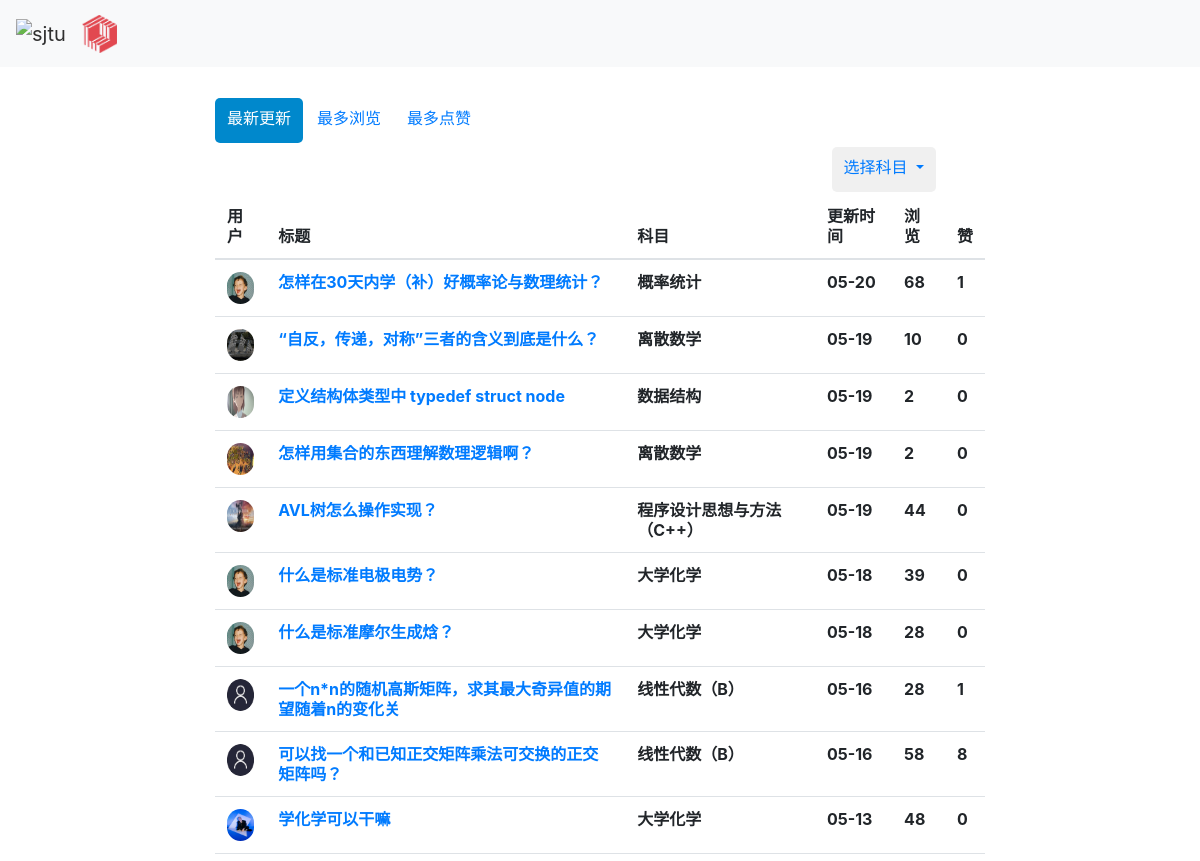
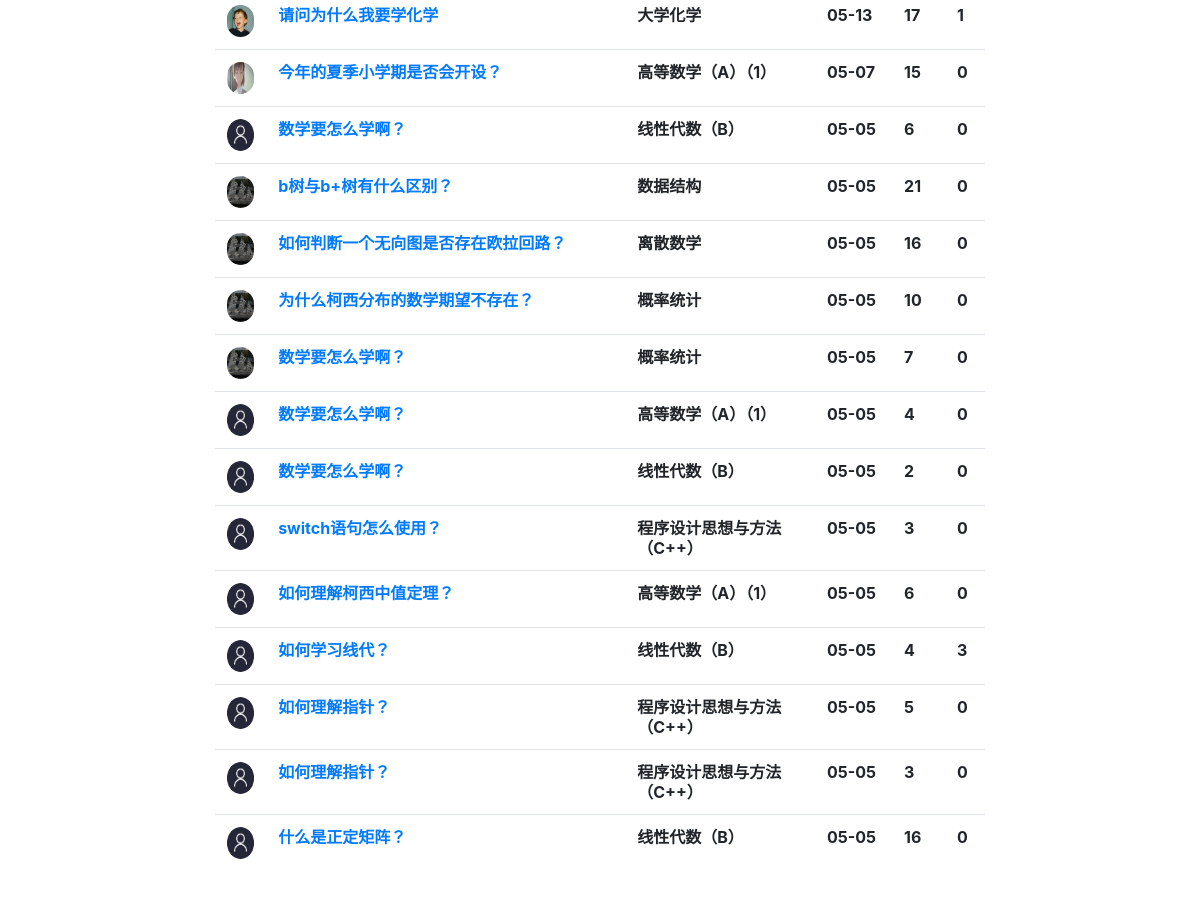
The app's page /qas_system/all_question/, older data (2 pictures, top to bottom).
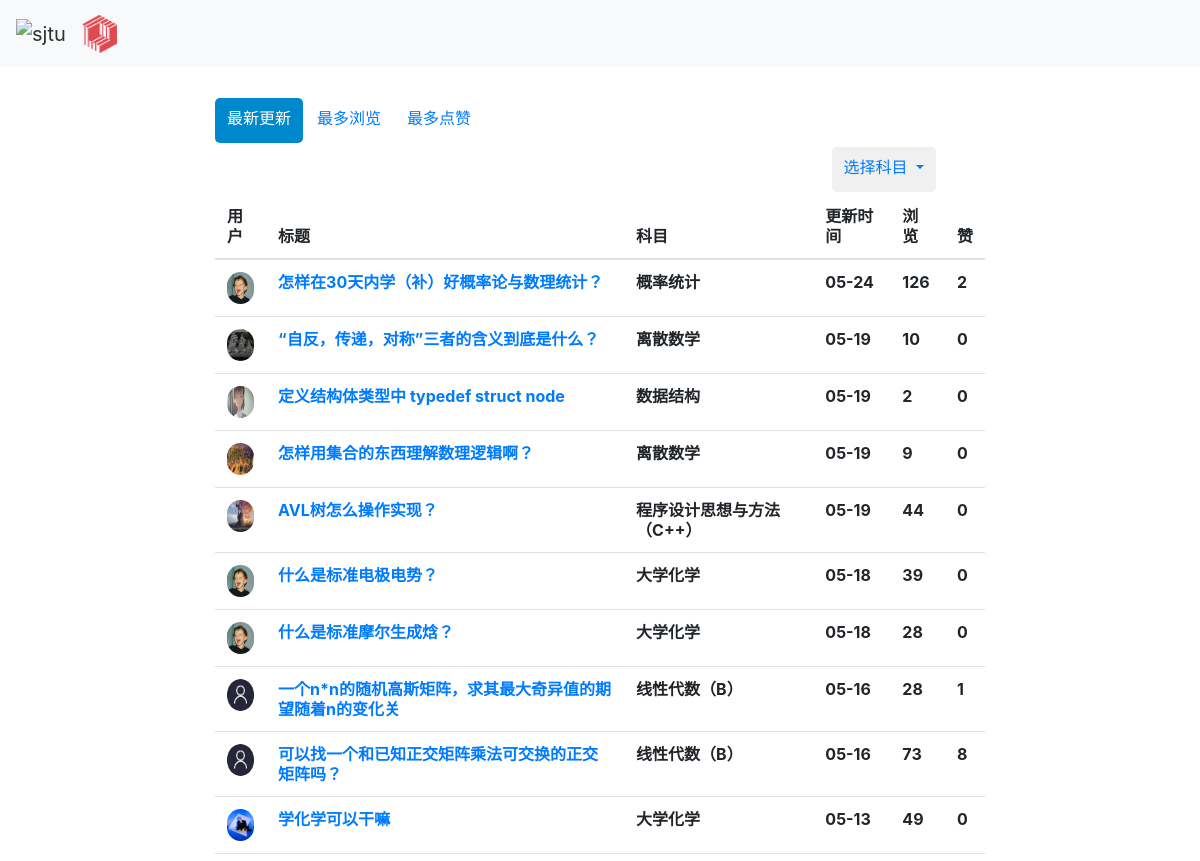
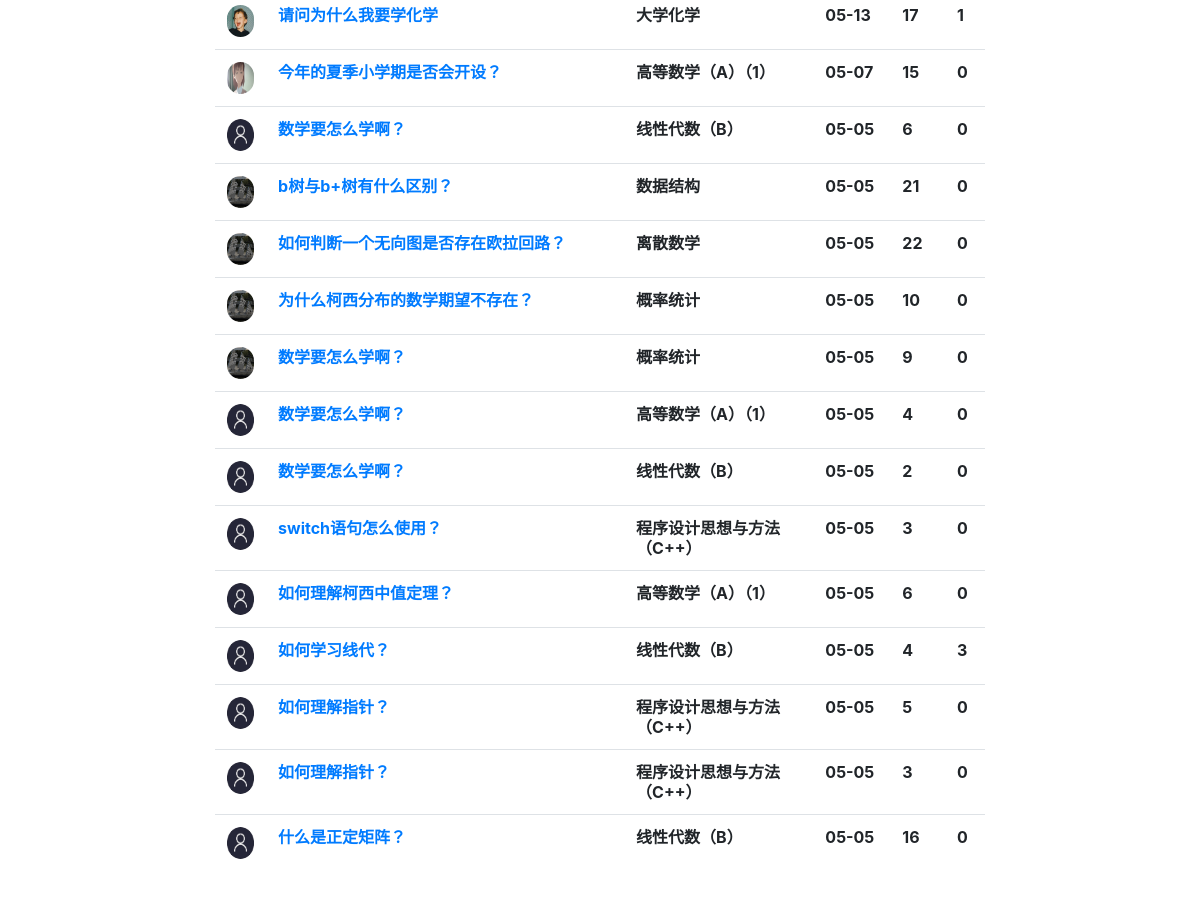
The same page, newer data (2 pictures, top to bottom).
### qas_system/models.py (models this page shows, shortened)
class Question(models.Model):
    question_title = models.CharField(verbose_name='标题', max_length=30, blank=False)
    question_text = RichTextField(verbose_name='具体描述')
    question_subject = models.ForeignKey('Subject', verbose_name='科目', on_delete=models.CASCADE)
    pub_date = models.DateTimeField(auto_now=True, verbose_name='提问日期')
    page_views = models.PositiveIntegerField(default=0, verbose_name='浏览量')
    questioner = models.ForeignKey('User', verbose_name='提问者', on_delete=models.CASCADE)
    good_num = models.IntegerField(default=0, verbose_name='点赞量')

class User(models.Model):
    user_name = models.CharField(verbose_name='用户名', max_length=30, blank=False, unique=True)
    password = models.CharField(verbose_name='密码', max_length=30, blank=False)
    avatar = models.ImageField(upload_to='avatar/', verbose_name='头像', blank=True, null=True)
    email = models.EmailField(default='', verbose_name='邮箱', blank=True, null=True)
    bio = models.TextField(max_length=500, default='', verbose_name='个人简介', blank=True, null=True)
    college = models.CharField(max_length=30, default='', verbose_name='学院', blank=True, null=True)
    major = models.CharField(max_length=20, default='', verbose_name='专业', blank=True, null=True)
    grade = models.CharField(max_length=20, default='', verbose_name='年级', blank=True, null=True)
    sex = models.CharField(max_length=2, default='', verbose_name='性别', blank=True, null=True)
    collect_question = models.ManyToManyField('Question')

class Subject(models.Model):
    name = models.CharField(max_length=30, unique=True, verbose_name='科目名称')
    def __str__(self):
        return self.name

### qas_system/views.py (the view)
# urls.py: path('all_question/', views.all_question),  # 浏览所有问题 按照时间顺序排列
def all_question(request):
    all_question_list = Question.objects.all().order_by('-pub_date')
    all_subject = Subject.objects.all()
    try:
        user = models.User.objects.get(id=request.session['user_id'])
    except KeyError:
        user = None
    return render(request, 'all_question.html', {'all_question_list': all_question_list, 'all_subject': all_subject,
                                                 'user':user})

### templates/all_question.html (shortened to what this page needs)
{% extends 'base.html' %}
{% load static %}
{% block link_before %}
    <link href="{% static 'bootstrap-combined.min.css' %}" rel="stylesheet">
{% endblock %}
{% block link_after %}
    <link href="{% static 'layoutit.css'%}" rel="stylesheet">
{% endblock %}
{% block content %}
<div class="container-fluid">
<div class="row-fluid">
<div class="span2"></div>
<div class="span8">
<ul class="nav nav-pills">
{% if sequencing == 1 %}
  <li role="presentation"><a href="/qas_system/all_question/2/" style="height: 45px; line-height: 25px">最新更新</a></li>
  <li role="presentation"><a href="/qas_system/all_question/0/" style="height: 45px; line-height: 25px">最多浏览</a></li>
  <li role="presentation" class="active"><a href="/qas_system/all_question/1/" style="height: 45px; line-height: 25px">最多点赞</a></li>
{% else %}
  <li role="presentation" class="active"><a href="/qas_system/all_question/2/" style="height: 45px; line-height: 25px">最新更新</a></li>
  <li role="presentation"><a href="/qas_system/all_question/0/" style="height: 45px; line-height: 25px">最多浏览</a></li>
  <li role="presentation"><a href="/qas_system/all_question/1/" style="height: 45px; line-height: 25px">最多点赞</a></li>
{% endif %}
  <a></a>
  <li role="presentation" class="dropdown">
    <a class="dropdown-toggle" data-toggle="dropdown" href="#" role="button" aria-haspopup="true" aria-expanded="false" style="height: 45px; line-height: 25px; background-color: rgba(240,240,240)">
      选择科目
    </a>
</ul>
<table class="table">
	<thead>
		<tr>
            <th>用户</th>
			<th>标题</th>
			<th>科目</th>
			<th>更新时间</th>
            <th>浏览</th>
            <th>赞</th>
		</tr>
	</thead>
	<tbody>
     {% if all_question_list %}
     {% for question in all_question_list %}
     <tr>
        <th>{% csrf_token %}
            {% if question.questioner.avatar %}
                <img src="{{ question.questioner.avatar.url }}" class="img-circle" style="width: 32px; height: 32px"/>
            {% else %}
                <img class="img-circle" style="width: 32px; height: 32px">
            {% endif %}
            <br> </th>
        <th> <a href="/qas_system/question/{{ question.id }}/">{{ question.question_title }}<br></a> </th>
        <th>{{ question.question_subject }} <br> </th>
        <th>{{ question.pub_date.date|date:'m-d' }}<br> </th>
        <th>{{ question.page_views }} <br> </th>
        <th>{{ question.good_num }}<br> </th>
     </tr>
                {% endfor %}
      {% endif %}
	</tbody>
</table>
</div>
<div class="span2"></div>
</div>
</div>
{% endblock %}

Row changes from the older to the newer data that the page shows:
changed Question "怎样在30天内学（补）好概率论与数理统计？": pub_date "05-20" → "05-24"; page_views "68" → "126"; good_num "1" → "2"
changed Question "怎样用集合的东西理解数理逻辑啊？": page_views "2" → "9"
changed Question "可以找一个和已知正交矩阵乘法可交换的正交矩阵吗？": page_views "58" → "73"
changed Question "学化学可以干嘛": page_views "48" → "49"
changed Question "如何判断一个无向图是否存在欧拉回路？": page_views "16" → "22"
changed Question (number 17 of 25 on the later page): page_views "7" → "9"
